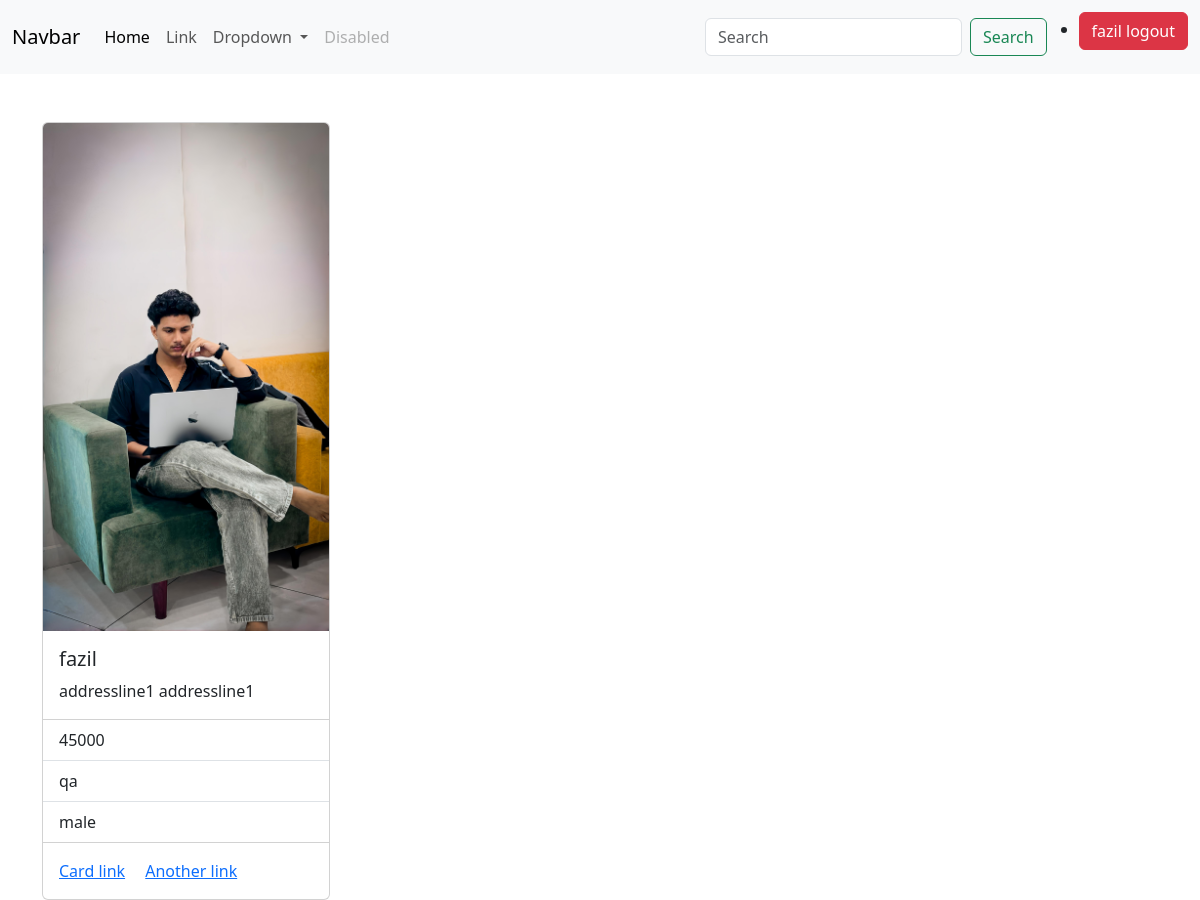
Page /employee/1/ (signed in) on the committed database.
### crm/models.py (models this page shows, shortened)
class Employee(models.Model):
    name=models.CharField(max_length=200)
    email=models.EmailField(unique=True)
    address=models.TextField()
    department=models.CharField(max_length=200)
    salary=models.PositiveIntegerField()
    date_of_join=models.DateField()
    gender_options=(
        ("male","male"),
        ("female","female")
    )
    gender=models.CharField(max_length=200,choices=gender_options,default="male")
    picture=models.ImageField(upload_to="employee_image",null=True,blank=True)

### crm/views.py (the view)
# urls.py: path("employee/<int:pk>/",views.EmployeeDetailView.as_view(),name="employee-detail"),
class EmployeeDetailView(View):
    template_name="employee_detail.html"
    def get(self,request,*args,**kwargs):
        id=kwargs.get("pk")
        qs=Employee.objects.get(id=id)
        return render(request,self.template_name,{"data":qs})

### crm/templates/employee_detail.html
{%extends 'base.html'%}
{%block main_block%}
<div class="container">
  <div class="card mt-5" style="width: 18rem;">
    {%if data.picture%}
    <img src="{{data.picture.url}}" class="card-img-top" alt="...">
    {%endif%}
    <div class="card-body">
      <h5 class="card-title">{{data.name}}</h5>
      <p class="card-text">{{data.address}}</p>
    </div>
    <ul class="list-group list-group-flush">
      <li class="list-group-item">{{data.salary}}</li>
      <li class="list-group-item">{{data.department}}</li>
      <li class="list-group-item">{{data.gender}}</li>
    </ul>
    <div class="card-body">
      <a href="#" class="card-link">Card link</a>
      <a href="#" class="card-link">Another link</a>
    </div>
  </div>
</div>
{%endblock%}

### crm/templates/base.html (shortened to what this page needs)
<!DOCTYPE html>
{%load static%}
<html lang="en">
<head>
    <link href="https://cdn.jsdelivr.net/npm/bootstrap@5.3.3/dist/css/bootstrap.min.css" rel="stylesheet">
</head>
<body>
    <nav class="navbar navbar-expand-lg bg-body-tertiary">
        <div class="container-fluid">
          <a class="navbar-brand" href="#">Navbar</a>
          <div class="collapse navbar-collapse" id="navbarSupportedContent">
            <ul class="navbar-nav me-auto mb-2 mb-lg-0">
              <li class="nav-item">
                <a class="nav-link active" aria-current="page" href="#">Home</a>
              </li>
              <li class="nav-item">
                <a class="nav-link" href="#">Link</a>
              </li>
              <li class="nav-item dropdown">
                <a class="nav-link dropdown-toggle" href="#" role="button" data-bs-toggle="dropdown" aria-expanded="false">
                  Dropdown
                </a>
              </li>
              <li class="nav-item">
                <a class="nav-link disabled" aria-disabled="true">Disabled</a>
              </li>
            </ul>
            <form class="d-flex" role="search">
              <input class="form-control me-2" type="search" placeholder="Search" aria-label="Search">
              <button class="btn btn-outline-success" type="submit">Search</button>
            </form>
            <ul>
              <li class="nav-item mt-1">
                <a href="{%url 'sign-out'%}" class="btn btn-danger">{{request.user}} logout</a>
              </li>
            </ul>
          </div>
        </div>
      </nav>
      {%block main_block%}
      {%endblock%}
</body>
</html>

### rows in the picture
Employee: picture (picture), name "fazil", address "addressline1 addressline1", salary "45000", department "qa", gender "male"

### other values in the picture
{{ request.user }} "fazil"
